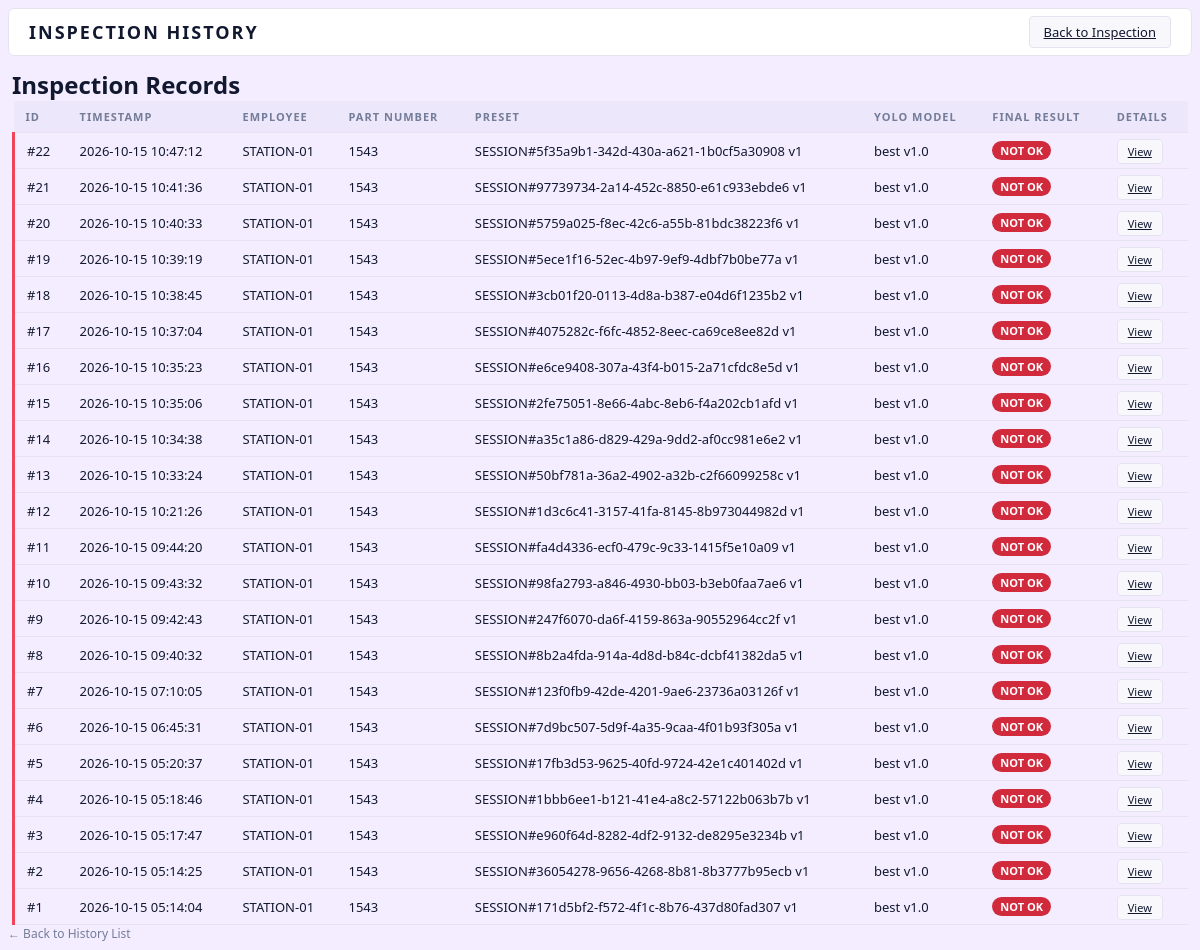
The page /vision-inspection/history/ on the database as committed earlier.
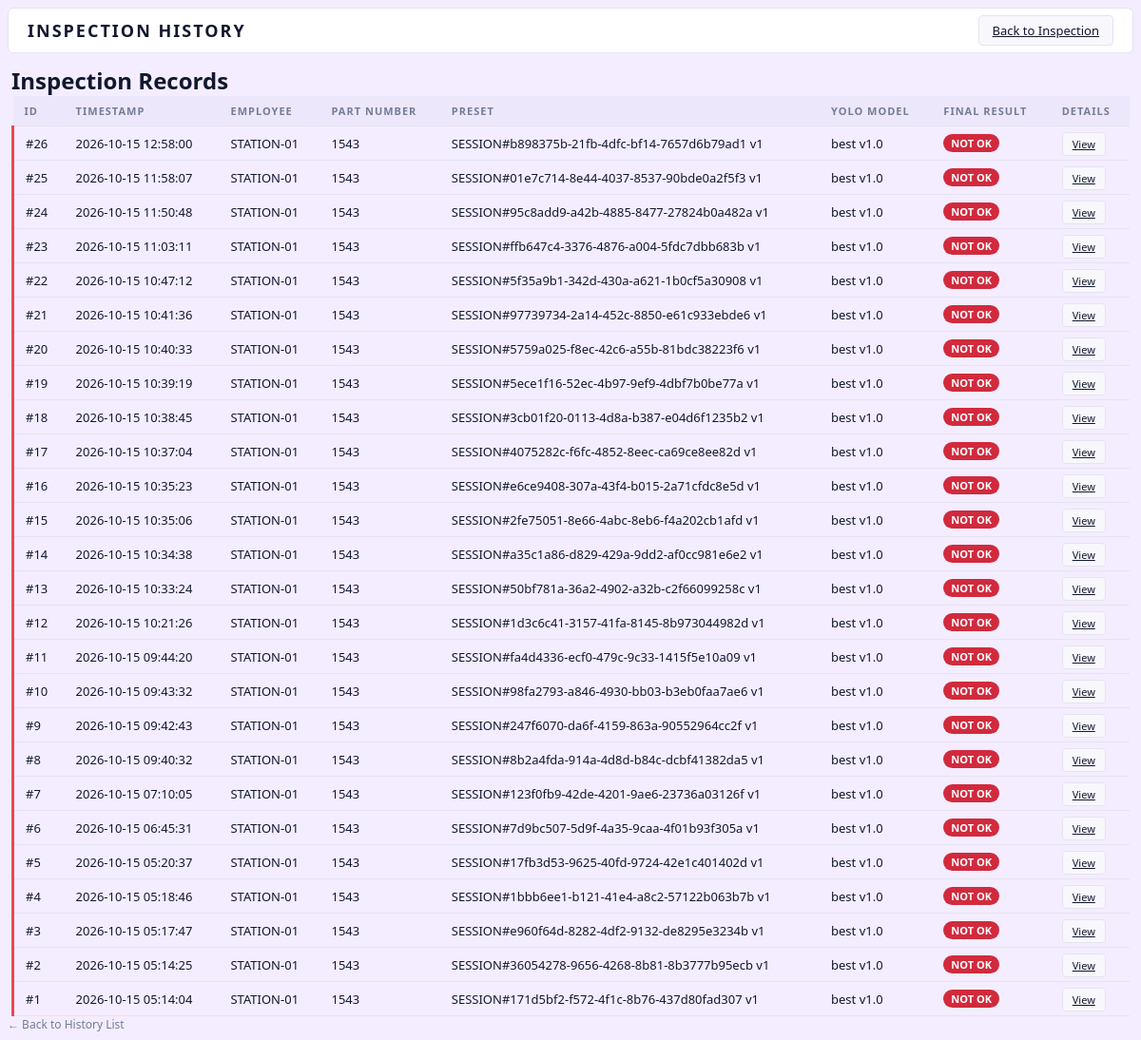
The same page on the database as committed later.
### VisionInspection/models.py (models this page shows, shortened)
class VisionInspectionLog(models.Model):
    employee_code = models.CharField(max_length=100, blank=True, null=True)
    part_number = models.CharField(max_length=40, blank=True, null=True)
    barcode = models.CharField(max_length=80, blank=True, default="")
    error_details = models.TextField(blank=True, null=True)
    preset_name = models.CharField(max_length=200, blank=True, null=True)
    preset_version = models.PositiveIntegerField(blank=True, null=True)
    yolo_model_name = models.CharField(max_length=200, blank=True, null=True)
    yolo_model_version = models.CharField(max_length=100, blank=True, null=True)
    timestamp = models.DateTimeField(auto_now_add=True)
    result = models.CharField(
        max_length=20,
        choices=[
            ("OK", "OK"),
            ("NOT_OK", "NOT OK"),
            ("ERROR", "INSPECTION ERROR"),
        ],
        default="ERROR",
    )
    roi_results = models.JSONField(
        default=list,
        help_text='[{"roi_name": "ROI-01", "result": "MATCH", "expected": "bolt x4", "detected": "bolt x4"}]',
    )
    detected_objects = models.JSONField(
        default=list,
        help_text='[{"class": "bolt", "confidence": 0.92, "bbox": [x1,y1,x2,y2]}]',
    )
    inspection_image = models.ImageField(
        upload_to="vision_inspection/results/", blank=True, null=True
    )
    stable_frames_used = models.PositiveIntegerField(default=0)
    part_bbox = models.JSONField(blank=True, null=True)
    trigger_zone_polygon = models.JSONField(blank=True, null=True)
    class Meta:
        db_table = "vision_inspection_log"
        ordering = ["-timestamp"]
        verbose_name = "Vision Inspection Log"
        verbose_name_plural = "Vision Inspection Logs"
        indexes = [
            models.Index(fields=["timestamp"], name="vi_log_ts_idx"),
            models.Index(fields=["part_number"], name="vi_log_part_idx"),
            models.Index(fields=["result"], name="vi_log_result_idx"),
            models.Index(fields=["employee_code"], name="vi_log_emp_idx"),
        ]

### VisionInspection/views.py (the view)
def history_view(request):
    date_from = _clean(request.GET.get("date_from"))
    date_to = _clean(request.GET.get("date_to"))
    part_number = _clean(request.GET.get("part_number"))
    result = _clean(request.GET.get("result")).upper()
    logs = VisionInspectionLog.objects.all()
    if part_number:
        logs = logs.filter(part_number__icontains=part_number)
    if result in ("OK", "NOT_OK", "ERROR"):
        logs = logs.filter(result=result)
    if date_from:
        logs = logs.filter(timestamp__date__gte=date_from)
    if date_to:
        logs = logs.filter(timestamp__date__lte=date_to)
    context = {
        "sidebar_active": "history",
        "logs": logs.order_by("-timestamp")[:500],
        "log": None,
        "roi_results": [],
        "detected_objects": [],
        "date_from": date_from,
        "date_to": date_to,
        "part_number": part_number,
        "result": result,
    }
    return render(request, "VisionInspection/history.html", context)

### VisionInspection/views.py (called while the page is built)
def _clean(value):
    return str(value or "").strip()

### VisionInspection/templates/VisionInspection/history.html (shortened to what this page needs)
{% load static %}
<!DOCTYPE html>
<html lang="en">
<head>
    <link rel="stylesheet" href="{% static 'VisionInspection/css/inspection.css' %}?v=20261015-1">
    <link rel="stylesheet" href="{% static 'VisionInspection/css/configuration.css' %}">
</head>
<body>
<div class="vi-container">
    <header class="vi-header">
        <div class="vi-header-left">
            <h1 class="vi-title">INSPECTION HISTORY</h1>
        </div>
        <div class="vi-header-right">
            <a href="/vision-inspection/inspection/" class="vi-btn">Back to Inspection</a>
        </div>
    </header>
    <section class="vi-history-section">
        <h2>Inspection Records</h2>
        <div class="vi-table-wrap">
        <table class="vi-table">
            <thead>
                <tr>
                    <th>ID</th>
                    <th>Timestamp</th>
                    <th>Employee</th>
                    <th>Part Number</th>
                    <th>Preset</th>
                    <th>YOLO Model</th>
                    <th>Final Result</th>
                    <th>Details</th>
                </tr>
            </thead>
            <tbody>
                {% for log in logs %}
                <tr class="{% if log.result == 'OK' %}vi-row-ok{% elif log.result == 'NOT_OK' %}vi-row-not-ok{% else %}vi-row-error{% endif %}">
                    <td>#{{ log.pk }}</td>
                    <td>{{ log.timestamp|date:"Y-m-d H:i:s" }}</td>
                    <td>{{ log.employee_code|default:"—" }}</td>
                    <td>{{ log.part_number|default:"—" }}</td>
                    <td>{{ log.preset_name|default:"—" }} v{{ log.preset_version|default:"?" }}</td>
                    <td>{{ log.yolo_model_name|default:"—" }} v{{ log.yolo_model_version|default:"?" }}</td>
                    <td>
                        <span class="vi-badge {% if log.result == 'OK' %}vi-badge-ok{% elif log.result == 'NOT_OK' %}vi-badge-not-ok{% else %}vi-badge-error{% endif %}">
                            {{ log.get_result_display }}
                        </span>
                    </td>
                    <td>
                        <a href="/vision-inspection/history/{{ log.id }}/" class="vi-btn vi-btn-sm">View</a>
                    </td>
                </tr>
                {% empty %}
                <tr><td colspan="8">No inspection records found.</td></tr>
                {% endfor %}
            </tbody>
        </table>
        </div>
    </section>
    <div class="vi-back-link">
        <a href="/vision-inspection/history/">← Back to History List</a>
    </div>
</div>
</body>
</html>

### VisionInspection/static/VisionInspection/css/inspection.css (style rules this page uses)
:root { --vi-bg: #F4EDFF; --vi-bg-card: #FFFFFF; --vi-bg-dark: #EDE7FB; --vi-border: #E6E3F1; --vi-text: #11182F; --vi-text-muted: #737C98; --vi-text-bright: #11182F; --vi-accent: #713CF5; --vi-accent-light: #8A4DFA; --vi-warning: #F5A623; --vi-error: #F04458; --vi-info: #8A4DFA; --vi-input-bg: #F8F7FC; --vi-input-border: #E6E3F1; --vi-green: #20B66F; --vi-red: #F04458; --vi-yellow: #F5A623; --vi-blue: #8A4DFA; --vi-badge-ok: #178f56; --vi-badge-not-ok: #d12a3d; --vi-badge-error: #c9861a; --vi-badge-skip: #737C98; }
* { margin: 0; padding: 0; box-sizing: border-box; }
body { font-family: 'Segoe UI', Tahoma, Geneva, Verdana, sans-serif; background: var(--vi-bg); color: var(--vi-text); overflow-x: hidden; overflow-y: auto; }
.vi-container { display: flex; flex-direction: column; min-height: 100vh; padding: 8px; }
.vi-table-wrap { max-width: 100%; overflow-x: auto; }
.vi-header { display: flex; justify-content: space-between; align-items: center; background: var(--vi-bg-card); border: 1px solid var(--vi-border); border-radius: 6px; padding: 10px 20px; margin-bottom: 12px; height: 48px; flex-shrink: 0; }
.vi-title { font-size: 18px; font-weight: 700; color: var(--vi-text-bright); letter-spacing: 2px; text-transform: uppercase; }
.vi-header-right { display: flex; align-items: center; gap: 16px; }
.vi-btn { background: var(--vi-input-bg); color: var(--vi-text); border: 1px solid var(--vi-input-border); border-radius: 4px; padding: 6px 14px; font-size: 13px; cursor: pointer; transition: all 0.2s; }
.vi-badge { display: inline-block; padding: 2px 8px; border-radius: 10px; font-size: 11px; font-weight: 700; text-transform: uppercase; }
.vi-badge-not-ok { background: var(--vi-badge-not-ok); color: #fff; }
.vi-table { width: 100%; border-collapse: collapse; font-size: 13px; }
.vi-table th, .vi-table td { padding: 8px 12px; text-align: left; border-bottom: 1px solid var(--vi-border); }
.vi-table th { background: var(--vi-bg-dark); color: var(--vi-text-muted); font-weight: 600; text-transform: uppercase; font-size: 11px; letter-spacing: 1px; }
.vi-row-not-ok { border-left: 3px solid var(--vi-red); }

### VisionInspection/static/VisionInspection/css/configuration.css (style rules this page uses)
:root { --vi-bg: #F4EDFF; --vi-bg-card: #FFFFFF; --vi-bg-dark: #EDE7FB; --vi-border: #E6E3F1; --vi-text: #11182F; --vi-text-muted: #737C98; --vi-text-bright: #11182F; --vi-accent: #713CF5; --vi-accent-light: #8A4DFA; --vi-warning: #F5A623; --vi-error: #F04458; --vi-info: #8A4DFA; --vi-input-bg: #F8F7FC; --vi-input-border: #E6E3F1; --vi-green: #20B66F; --vi-red: #F04458; --vi-yellow: #F5A623; --vi-blue: #8A4DFA; --vi-badge-ok: #178f56; --vi-badge-not-ok: #d12a3d; --vi-badge-error: #c9861a; --vi-badge-skip: #737C98; }
.vi-back-link, .vi-back-link a { color: var(--vi-text-muted); font-size: 12px; text-decoration: none; }
.vi-btn-sm { padding: 4px 10px; font-size: 11px; }
.vi-history-section { padding: 0 4px; }

Rows that differ between the two databases and show on the page:
added VisionInspectionLog: pk "26", timestamp "2026-10-15 12:58:00", employee_code "STATION-01", part_number "1543", preset_name "SESSION#b898375b-21fb-4dfc-bf14-7657d6b79ad1", preset_version "1", yolo_model_name "best", yolo_model_version "1.0", result "NOT OK"
added VisionInspectionLog: pk "25", timestamp "2026-10-15 11:58:07", employee_code "STATION-01", part_number "1543", preset_name "SESSION#01e7c714-8e44-4037-8537-90bde0a2f5f3", preset_version "1", yolo_model_name "best", yolo_model_version "1.0", result "NOT OK"
added VisionInspectionLog: pk "24", timestamp "2026-10-15 11:50:48", employee_code "STATION-01", part_number "1543", preset_name "SESSION#95c8add9-a42b-4885-8477-27824b0a482a", preset_version "1", yolo_model_name "best", yolo_model_version "1.0", result "NOT OK"
added VisionInspectionLog: pk "23", timestamp "2026-10-15 11:03:11", employee_code "STATION-01", part_number "1543", preset_name "SESSION#ffb647c4-3376-4876-a004-5fdc7dbb683b", preset_version "1", yolo_model_name "best", yolo_model_version "1.0", result "NOT OK"
